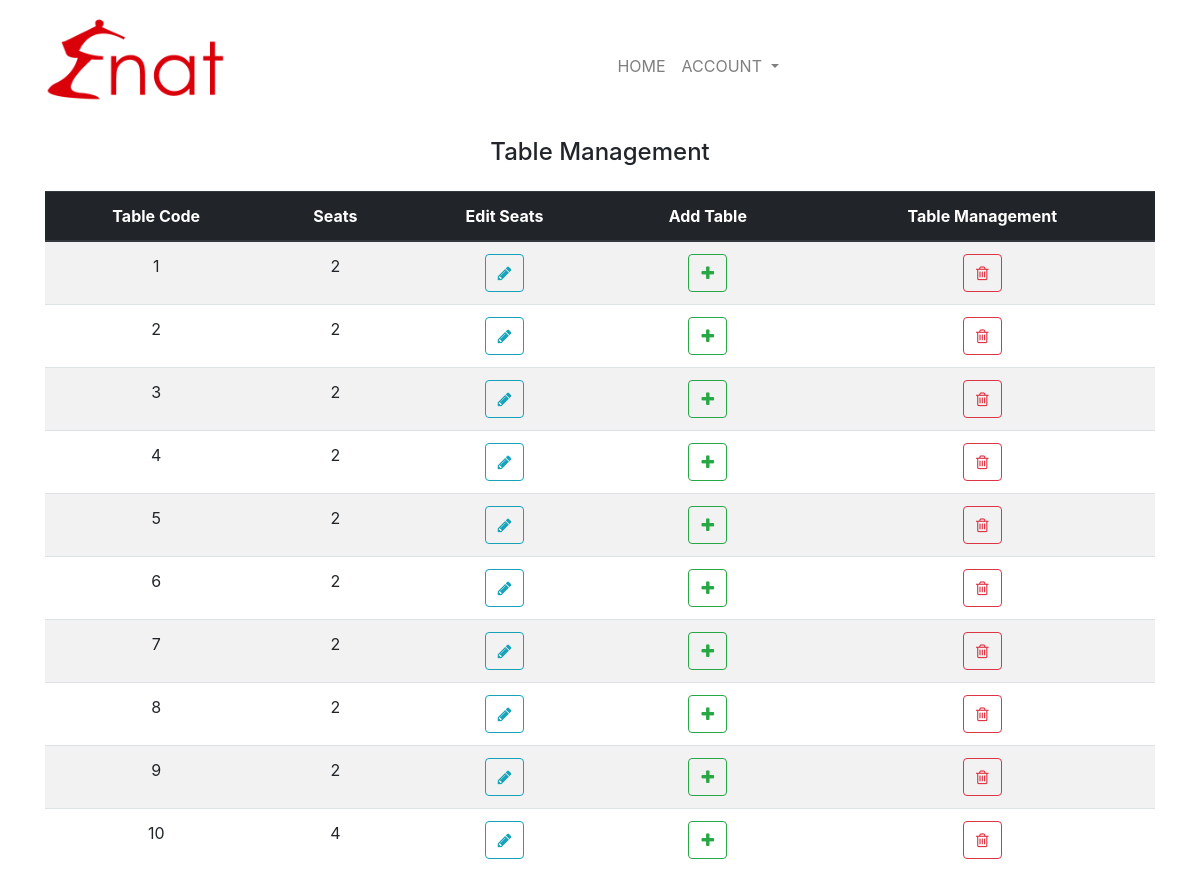
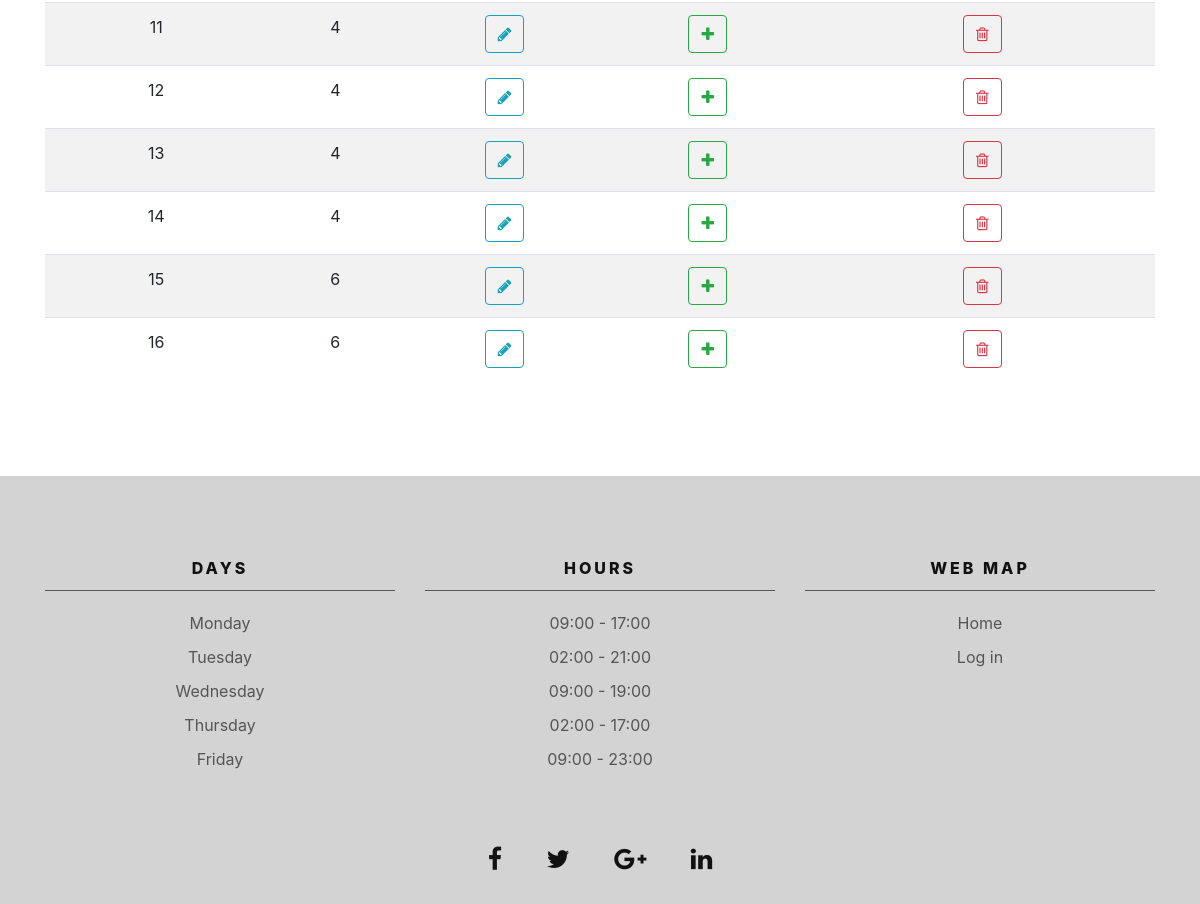
/admin/tab_management.php, run on the app's committed database (2 pictures, top to bottom).
### tables this page shows
CREATE TABLE IF NOT EXISTS `tables` (
  `id` tinyint(1) NOT NULL AUTO_INCREMENT,
  `people` tinyint(1) NOT NULL,
  PRIMARY KEY (`id`)
);

### inc/active.php (called while the page is built, shortened)
<?php
$directoryURI = $_SERVER['REQUEST_URI'];
$path = parse_url($directoryURI, PHP_URL_PATH);
$components = explode('/', $path);
$page = $components[2];
$comp = explode('.', $page);
$active = $comp[0];
?>

### admin/tab_management.php (the view, shortened to what this page needs)
<?php
require('../models/tab_management.php');?>
<!doctype html>
<html>
<?php include('../inc/header.php'); ?>
<body>
<?php include ('../inc/navigation.php'); ?>
<section id="dashboard" class="main">
<div class="container pt-2 pb-5">
<h4 class="text-center pb-3">Table Management</h4>
<table  id="tables" class="table table-striped text-center mb-5">
<thead class="thead-dark">
<tr>
<th scope="col">Table Code</th>
<th scope="col">Seats</th>
<th scope="col">Edit Seats</th>
<th scope="col">Add Table</th>
<th scope="col">Table Management</th>
</tr>
</thead>
<tbody>
<?php
$tables = $conn->query("SELECT id, people FROM tables");
	if($tables->num_rows > 0):
		while($row_tab = $tables->fetch_assoc()):
?>
<tr>
<td><?= $row_tab['id']; ?></td>
<td><?= $row_tab['people']; ?></td>
<td><button type="button" class="btn btn-outline-info" data-toggle="modal" data-target="#editab<?= $row_tab['id']; ?>"><i class="fa fa-pencil" aria-hidden="true"></i></button></td>
<td><button type="button" class="btn btn-outline-success" data-toggle="modal" data-target="#addtab"><i class="fa fa-plus" aria-hidden="true"></i></button></td>
<td><button type="button" class="btn btn-outline-danger" data-toggle="modal" data-target="#deltab<?= $row_tab['id']; ?>"><i class="fa fa-trash-o" aria-hidden="true"></i></button></td>
</tr>
<?php 	endwhile;
	endif; ?>
</tbody>
</table>
</div>
<?php include('../inc/footer.php') ?>
</body>
</html>

### inc/header.php (shortened to what this page needs)
<?php include('active.php'); ?>
<head>
<link rel="stylesheet" href="../resources/bootstrap.min.css">
<link href="../resources/styles.css" rel="stylesheet" type="text/css">
<link href="https://cdnjs.cloudflare.com/ajax/libs/font-awesome/4.7.0/css/font-awesome.min.css" rel="stylesheet" type="text/css">
<link href="../resources/dataTables.bootstrap4.min.css" rel="stylesheet" type="text/css">
</head>

### inc/navigation.php (shortened to what this page needs)
<nav class="navbar fixed-top navbar-expand-lg navbar-light bg-white">
  <div class="container">
  <a class="navbar-brand" href="../index.php"><img src="../images/Web-logo-Ena3.png" width="180" alt=""/></a>
  <div class="collapse navbar-collapse" id="navbarNavDropdown">
    <ul class="navbar-nav ml-auto mr-auto">
      <li class="nav-item <?php if ($active=='index') { echo "active"; } ?>">
        <a class="nav-link" href="../index.php">HOME<span class="sr-only">(current)</span></a>
      </li>
      <li class="nav-item dropdown <?php if (($active=='login') || ($active=='register')) { echo "active"; } ?>">
        <a class="nav-link dropdown-toggle" href="#" id="navbarDropdownMenuLink" data-toggle="dropdown" aria-haspopup="true" aria-expanded="false">
        ACCOUNT
        </a>
      </li>
    </ul>
  </div>
  </div>
</nav>

### inc/footer.php (shortened to what this page needs)
<?php
$open = $conn->query("SELECT day_name, opened_at, closed_at FROM days INNER JOIN hours ON days.id=day_id ORDER BY days.id");
if ($open->num_rows > 0):
   while($row_open = $open->fetch_assoc()):
    $day[] = $row_open['day_name'];
    $open_at[] = $row_open['opened_at'];
    $close_at[] = $row_open['closed_at'];
   endwhile;
endif;
?>
<footer>
       <div class="container">
           <div class="row text-center">
                <div class="col-lg-4 col-md-4 col-sm-4 col-xs-6 opening">
                  <ul class="adress">
                        <span>Days</span>
                        <?php for($i=0; $i<sizeof($day); $i++): ?>
                          <li><?= $day[$i]; ?></li>
                        <?php endfor; ?>
                  </ul>
                </div>
                                <div class="col-lg-4 col-md-4 col-sm-4 col-xs-6 opening">
                    <ul class="adress">
                         <span>Hours</span>
                         <?php for($i=0; $i<sizeof($day); $i++): ?>
                           <li><?= date('H:i', strtotime($open_at[$i])); ?> - <?= date('H:i', strtotime($close_at[$i])); ?></li>
                          <?php endfor; ?>
                  </ul>
                </div>
                <div class="col-lg-4 col-md-4 col-sm-4 col-xs-12">
                  <ul class="menu">
                        <span>Web Map</span>
                        <li>
                            <a href="../index.php">Home</a>
                        </li>
                        <li>
                            <a href="../views/login.php">Log in</a>
                        </li>
                  </ul>
               </div>
               <div class="col-lg-12 col-lg-offset-2" id="icons">
                     <a href="http://www.facebook.com/"><i class="fa fa-facebook"></i></a>
                     <a href="http://www.twitter.com/"><i class="fa fa-twitter"></i></a>
                     <a href="http://www.plus.google.com/"><i class="fa fa-google-plus"></i></a>
                     <a href="http://www.linkedin.com/"><i class="fa fa-linkedin"></i></a>
               </div>
           </div>
  </div>
</footer>

### resources/styles.css (style rules this page uses)
.main { margin-top: 130px; }
footer { background-color:lightgrey; padding:30px 0px; }
.adress span , .menu span { color: #111111; font-weight: 800; border-bottom: 1px solid #555; padding-bottom: 10px; margin-bottom: 20px; display: block; text-transform: uppercase; font-size: 16px; letter-spacing: 3px; }
.adress , .menu { list-style: none; padding:50px 0px; }
.adress li , .menu li { margin:10px 0px; }
.adress li, .menu li a, .info li > a { color:#555; text-decoration:none; font-size:16px; }
#icons .fa { font-size:25px; color: #111111; padding: 0 20px; }

### data on the page
tables: id "1", people "2"
tables: id "2", people "2"
tables: id "3", people "2"
tables: id "4", people "2"
tables: id "5", people "2"
tables: id "6", people "2"
tables: id "7", people "2"
tables: id "8", people "2"
tables: id "9", people "2"
tables: id "10", people "4"
tables: id "11", people "4"
tables: id "12", people "4"
tables: id "13", people "4"
tables: id "14", people "4"
tables: id "15", people "6"
tables: id "16", people "6"

### other printed values
$day[$i] "Monday"
$day[$i] "Tuesday"
$day[$i] "Wednesday"
$day[$i] "Thursday"
$day[$i] "Friday"
date('H:i', strtotime($open_at[$i])) "09:00"
date('H:i', strtotime($close_at[$i])) "17:00"
date('H:i', strtotime($open_at[$i])) "02:00"
date('H:i', strtotime($close_at[$i])) "21:00"
date('H:i', strtotime($close_at[$i])) "19:00"
date('H:i', strtotime($close_at[$i])) "23:00"
